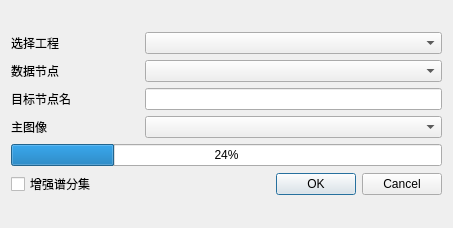
<?xml version="1.0" encoding="UTF-8"?>
<ui version="4.0">
 <class>S1_TOPS_BackGeocoding</class>
 <widget class="QWidget" name="S1_TOPS_BackGeocoding">
  <property name="geometry">
   <rect>
    <x>0</x>
    <y>0</y>
    <width>453</width>
    <height>228</height>
   </rect>
  </property>
  <property name="windowTitle">
   <string>后向地理编码配准</string>
  </property>
  <property name="windowIcon">
   <iconset resource="../QtWidgetsApplication3.qrc">
    <normaloff>:/QtWidgetsApplication3/bin/icon/InSARapp.ico</normaloff>:/QtWidgetsApplication3/bin/icon/InSARapp.ico</iconset>
  </property>
  <layout class="QVBoxLayout" name="verticalLayout">
   <item>
    <layout class="QVBoxLayout" name="verticalLayout_2">
     <item>
      <layout class="QHBoxLayout" name="horizontalLayout_6" stretch="3,7">
       <item>
        <widget class="QLabel" name="label">
         <property name="text">
          <string>选择工程</string>
         </property>
        </widget>
       </item>
       <item>
        <widget class="QComboBox" name="comboBox"/>
       </item>
      </layout>
     </item>
     <item>
      <layout class="QHBoxLayout" name="horizontalLayout_5" stretch="3,7">
       <item>
        <widget class="QLabel" name="label_2">
         <property name="text">
          <string>数据节点</string>
         </property>
        </widget>
       </item>
       <item>
        <widget class="QComboBox" name="comboBox_2"/>
       </item>
      </layout>
     </item>
     <item>
      <layout class="QHBoxLayout" name="horizontalLayout_4" stretch="3,7">
       <item>
        <widget class="QLabel" name="label_6">
         <property name="text">
          <string>目标节点名</string>
         </property>
        </widget>
       </item>
       <item>
        <widget class="QLineEdit" name="fileedit"/>
       </item>
      </layout>
     </item>
     <item>
      <layout class="QHBoxLayout" name="horizontalLayout_2" stretch="3,7">
       <item>
        <widget class="QLabel" name="label_3">
         <property name="text">
          <string>主图像</string>
         </property>
        </widget>
       </item>
       <item>
        <widget class="QComboBox" name="comboBox_3"/>
       </item>
      </layout>
     </item>
     <item>
      <layout class="QHBoxLayout" name="horizontalLayout_7">
       <item>
        <widget class="QProgressBar" name="progressBar">
         <property name="value">
          <number>24</number>
         </property>
        </widget>
       </item>
      </layout>
     </item>
     <item>
      <layout class="QHBoxLayout" name="horizontalLayout_3" stretch="3,7">
       <item>
        <widget class="QCheckBox" name="checkBox">
         <property name="text">
          <string>增强谱分集</string>
         </property>
        </widget>
       </item>
       <item>
        <widget class="QDialogButtonBox" name="buttonBox">
         <property name="standardButtons">
          <set>QDialogButtonBox::Cancel|QDialogButtonBox::Ok</set>
         </property>
        </widget>
       </item>
      </layout>
     </item>
    </layout>
   </item>
  </layout>
 </widget>
 <resources>
  <include location="../QtWidgetsApplication3.qrc"/>
 </resources>
 <connections/>
</ui>
